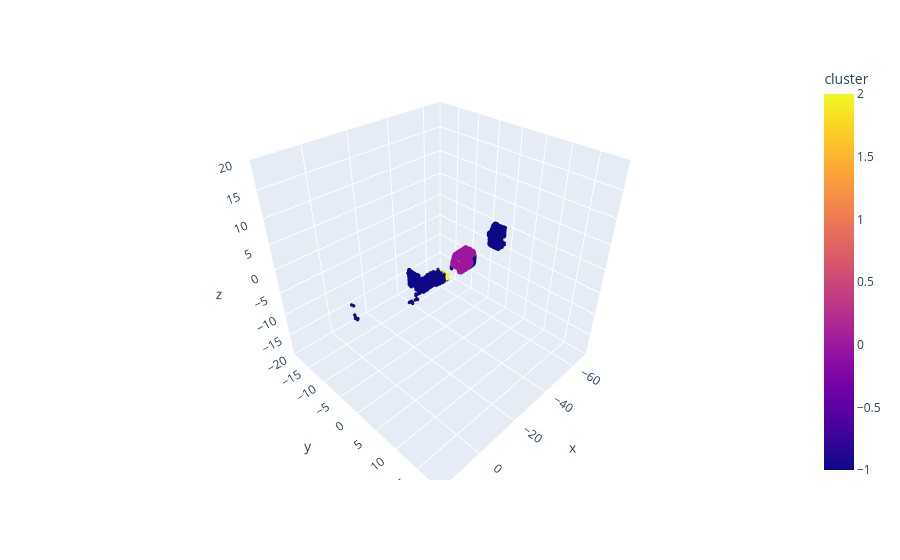

The notebook cell saved with this chart:
### Code cell
# Get first frame
csv_1 = csvs_sorted[0]
frame_1 = pd.read_csv(f"{route}/{csv_1}")

# Apply DBSCAN
dbscan = DBSCAN(eps=0.5, min_samples=100)
dbscan.fit(frame_1)
labels = dbscan.labels_

# Visualize
fig_frame_1 = px.scatter_3d(frame_1, x='x', y='y', z='z')
frame_1['cluster'] = labels
fig_frame_1_clusters = px.scatter_3d(frame_1, x='x', y='y', z='z', color='cluster')
fig_frame_1_clusters.update_layout(scene=dict(zaxis=dict(range=[-20, 20])))
fig_frame_1_clusters.update_layout(scene=dict(xaxis=dict(range=[-70, 20]), yaxis=dict(range=[-20, 20])))
fig_frame_1_clusters.update_traces(marker=dict(size=2))
fig_frame_1_clusters.show()

### Figure 1 — Plotly figure (JSON) as saved in the notebook; plotly's stock layout.template omitted (floating-point values rounded to 4 significant figures; data arrays with more than 128 entries replaced by an {"elided": "..."} marker saying what was removed)
{"data": [{"hovertemplate": "x=%{x}<br>y=%{y}<br>z=%{z}<br>cluster=%{marker.color}<extra></extra>", "legendgroup": "", "marker": {"color": {"elided": "13956 int values"}, "coloraxis": "coloraxis", "size": 2, "symbol": "circle"}, "mode": "markers", "name": "", "scene": "scene", "showlegend": false, "type": "scatter3d", "x": {"elided": "13956 float values"}, "y": {"elided": "13956 float values"}, "z": {"elided": "13956 float values"}}], "layout": {"coloraxis": {"colorbar": {"title": {"text": "cluster"}}, "colorscale": [[0, "#0d0887"], [0.1111, "#46039f"], [0.2222, "#7201a8"], [0.3333, "#9c179e"], [0.4444, "#bd3786"], [0.5556, "#d8576b"], [0.6667, "#ed7953"], [0.7778, "#fb9f3a"], [0.8889, "#fdca26"], [1, "#f0f921"]]}, "legend": {"tracegroupgap": 0}, "margin": {"t": 60}, "scene": {"domain": {"x": [0, 1], "y": [0, 1]}, "xaxis": {"range": [-70, 20], "title": {"text": "x"}}, "yaxis": {"range": [-20, 20], "title": {"text": "y"}}, "zaxis": {"range": [-20, 20], "title": {"text": "z"}}}}}
